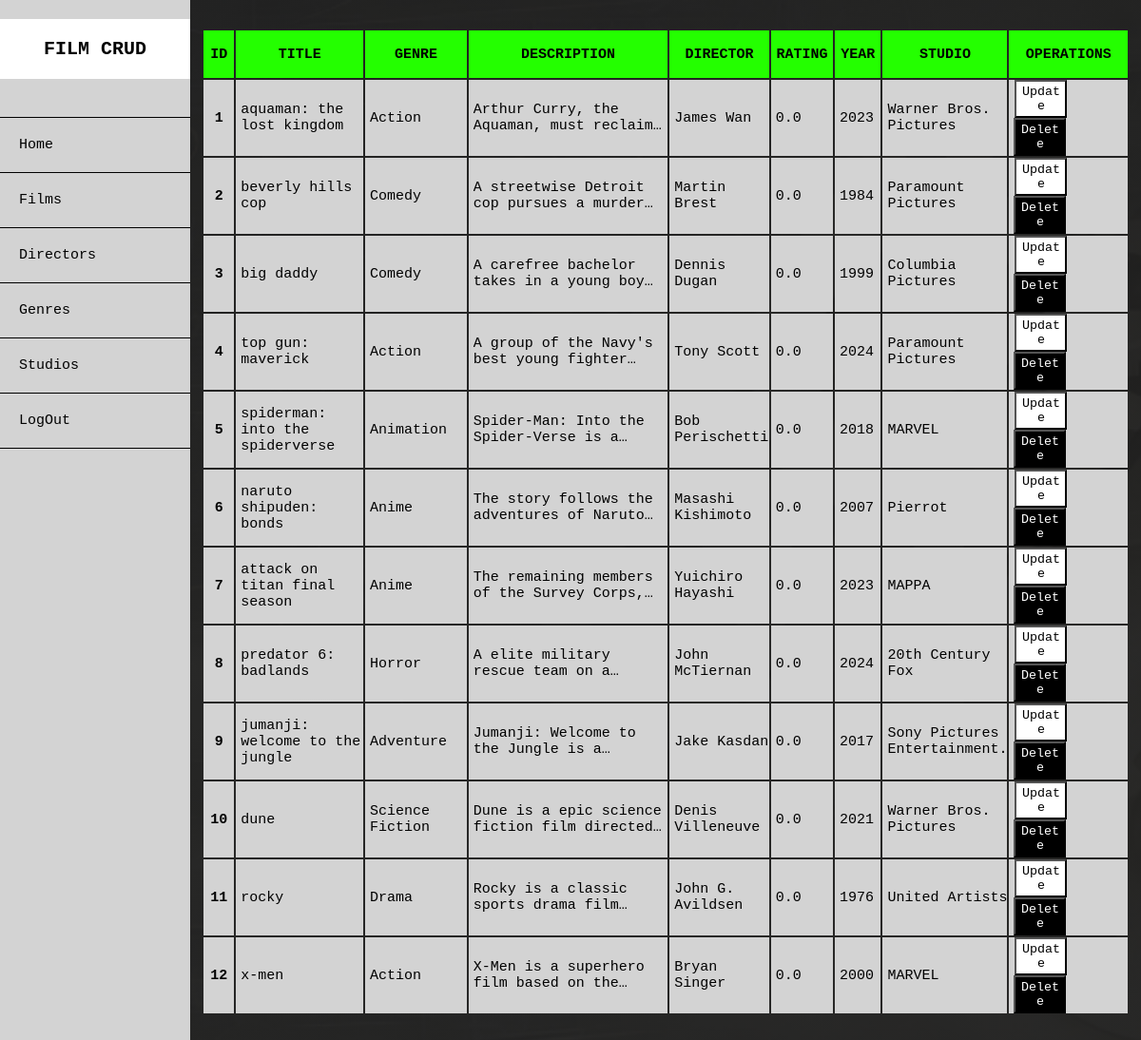
Page /php/admin/show_all_films.php on the committed database.
### tables this page shows
CREATE TABLE `films` (
  `id` int(10) UNSIGNED NOT NULL,
  `title` varchar(255) NOT NULL,
  `genre_id` int(10) UNSIGNED NOT NULL,
  `description` text NOT NULL,
  `director_id` int(10) UNSIGNED NOT NULL,
  `rating` decimal(3,1) NOT NULL,
  `year` year(4) NOT NULL,
  `studio_id` int(10) UNSIGNED NOT NULL,
  `poster` longblob NOT NULL,
  `video` varchar(255) NOT NULL,
  `updated_at` timestamp NOT NULL DEFAULT current_timestamp() ON UPDATE current_timestamp()
);

CREATE TABLE `genres` (
  `id` int(10) UNSIGNED NOT NULL,
  `name` varchar(255) NOT NULL,
  `description` text NOT NULL
);

CREATE TABLE `directors` (
  `id` int(10) UNSIGNED NOT NULL,
  `name` varchar(255) NOT NULL,
  `bio` text NOT NULL
);

CREATE TABLE `studios` (
  `id` int(10) UNSIGNED NOT NULL,
  `name` varchar(255) NOT NULL,
  `country` varchar(255) NOT NULL
);

### php/admin/show_all_films.php (the view, shortened to what this page needs)
<?php
include '../includes/db_connection.php';
 ?>
<!doctype html>
<html lang="en">
  <head>
    <link rel="stylesheet" href="../../css/admin/show_all_films.css">
    <link rel="stylesheet" href="https://cdnjs.cloudflare.com/ajax/libs/font-awesome/6.5.1/css/all.min.css" />
  </head>
  <body>
<div class="sidenav">
  <header>
    <nav>
      <h1>FILM CRUD</h1>
      <a href='adminhome.php' class="hmm">Home</a>
      <div class="dropdown">
        <a href="">Films</a>
      </div>
      <div class="dropdown">
        <a href="show_all_directors.php">Directors</a>
      </div>
      <div class="dropdown">
        <a href="show_all_genres.php">Genres</a>
      </div>
      <div class="dropdown">
        <a href="show_all_studios.php">Studios</a>
      </div>
</nav>
</header>
<a class="logout" href="logout.php">LogOut</a>
</div>
  <div class="main">
  <div class="bbtcontainer">
  <table class="tbl">
    <tr class="tblh">
      <th class='aa'>ID</th>
      <th class='bb'>TITLE</th>
      <th class='cc'>GENRE</th>
      <th class='dd'>DESCRIPTION</th>
      <th class='ee'>DIRECTOR</th>
      <th class='ff'>RATING</th>
      <th class='gg'>YEAR</th>
      <th class='hh'>STUDIO</th>
      <th class='oppp'>OPERATIONS</th>
    </tr>
  <?php
  $sql = "SELECT f.id, f.title, g.name AS genre, f.description, d.name AS director, f.rating, f.year, s.name AS studio
          FROM films f
          JOIN genres g ON f.genre_id = g.id
          JOIN directors d ON f.director_id = d.id
          JOIN studios s ON f.studio_id = s.id";
  $result = mysqli_query($conn, $sql);
  if ($result) {
    while ($row = mysqli_fetch_assoc($result)) {
      $id = $row['id'];
      $title = $row['title'];
      $genre_id = $row['genre'];
      $description = $row['description'];
      $desLines = explode("\n", $description);
      $hasMore = count($desLines) > 2;
      $director_id = $row['director'];
      $rating = $row['rating'];
      $year = $row['year'];
      $studio_id = $row['studio'];
      echo '<tr class="tblrcolor">
              <th scope="row">' . $id . '</th>
              <td>' . $title . '</td>
              <td>' . $genre_id . '</td>
              <td>
              <div class="bio-truncate ' . ($hasMore ? 'has-more' : '') . '">' . $description . '</div>
              <div class="bio-full">' . $description . '</div>
              </td>
              <td>' . $director_id . '</td>
              <td>' . $rating . '</td>
              <td>' . $year . '</td>
              <td>' . $studio_id . '</td>
              <td>
              <a href="film_update.php? updateid='.$id.'"><button class="upd">Update</button></a>
              <a href="film_delete.php? deleteid='.$id.'"><button class="del">Delete</button></a>
              </td>
            </tr>';
  }
  } else {
      echo "Error executing the query: " . mysqli_error($conn);
  }
  ?>
  </table>
  </div>
</div>
  </body>
</html>

### css/admin/show_all_films.css (style rules this page uses)
* { margin: 0; padding: 0; font-family: 'Montserrat', sans-serif; box-sizing: border-box; }
.sidenav { height: 100%; width: 250px; position: fixed; z-index: 1; top: 0; left: 0; background-color: lightgray; overflow-x: hidden; padding-top: 20px; }
.sidenav h1 { font-family: monospace; text-align: center; font-size: 25px; margin-bottom: 55px; background-color: rgb(255, 255, 255); color: #000000; padding: 20px; }
.sidenav a { padding: 20px ; text-decoration: none; font-size: 18px; color: #000000; display: block; font-family: monospace; transition: all 0.3s ease 0s; border-bottom: 1px solid black; }
.hmm { border-top: 1px solid black; }
.main { margin-left: 250px; padding: 0px 10px; }
.dropdown { position: relative; display: block; }
html { scroll-behavior: smooth; }
.bbtcontainer { display: flex; align-items: center; justify-content: center; margin-top: 30px; padding: 0px 10px 28px 10px; }
.tbl { width: 100%; max-width: 1280px; table-layout: fixed; word-wrap: break-word; margin: 0 auto; }
.tblh { background-color: rgb(36, 255, 0); color: rgb(0, 0, 0); }
.tblrcolor { background: lightgrey; }
th { font-size: 17px; font-family: monospace; height: 60px; }
.aa { width: 45px; }
.bb { width: 160px; }
.cc { width: 125px; }
.dd { width: 263px; }
.ee { width: 105px; }
.ff { width: 75px; }
.gg { width: 55px; }
.hh { width: 125px; }
.oppp { width: 155px; }
td { font-family: monospace; font-size: 17px; padding-left: 5px; }
tr { transition: all 0.3s ease 0s; }
.upd { font-family: monospace; background-color: rgb(255, 255, 255); padding: 10px; color: rgb(0, 0, 0); width: 72px; }
.del { font-family: monospace; background-color: rgb(0, 0, 0); padding: 10px; color: white; width: 72px; }
body { min-height: 100vh; margin-bottom: 0; display: flex; flex-direction: column; background-image: linear-gradient( rgba(41,41,41,0.6),rgba(41,41,41,0.6)),url('../../img/random/admin.png'); background-position: center; background-size: cover; background-repeat: no-repeat; }
.bio-truncate { display: -webkit-box; -webkit-line-clamp: 2; -webkit-box-orient: vertical; overflow: hidden; text-overflow: ellipsis; font-family: monospace; font-size: 17px; }
.bio-truncate:not(.has-more) { text-overflow: initial; }
@media (max-width: 1350px) { .sidenav { width: 200px; } }
@media (max-width: 1350px) { .sidenav h1 { font-size: 20px; margin-bottom: 40px; padding: 20px; } }
@media (max-width: 1350px) { .sidenav a { padding: 20px; font-size: 15px; } }
@media (max-width: 1350px) { .main { margin-left: 200px; } }
@media (max-width: 1350px) { .bbtcontainer { padding: 0px 2px 28px 2px; } }
@media (max-width: 1350px) { .tbl { table-layout:unset; } }
@media (max-width: 1350px) { th { height: 50px; font-size: 15px; } }
@media (max-width: 1350px) { .bio-truncate { font-size: 15px; } }
@media (max-width: 1350px) { td { font-size: 15px; } }
@media (max-width: 1350px) { .upd { width: 55px; height: 40px; padding: 3px; margin-left: 1px; } }
@media (max-width: 1350px) { .del { width: 55px; height: 40px; padding: 3px; } }

### rows in the picture
films: id "1", title "aquaman: the lost kingdom", genre.name "Action", description "Arthur Curry, the Aquaman, must…", director.name "James Wan", rating "0.0", year "2023", studio.name "Warner Bros. Pictures"
films: id "2", title "beverly hills cop", genre.name "Comedy", description "A streetwise Detroit cop pursues a…", director.name "Martin Brest", rating "0.0", year "1984", studio.name "Paramount Pictures"
films: id "3", title "big daddy", genre.name "Comedy", description "A carefree bachelor takes in a young…", director.name "Dennis Dugan", rating "0.0", year "1999", studio.name "Columbia Pictures"
films: id "4", title "top gun: maverick", genre.name "Action", description "A group of the Navy's best young…", director.name "Tony Scott", rating "0.0", year "2024", studio.name "Paramount Pictures"
films: id "5", title "spiderman: into the spiderverse", genre.name "Animation", description "Spider-Man: Into the Spider-Verse is…", director.name "Bob Perischetti", rating "0.0", year "2018", studio.name "MARVEL"
films: id "6", title "naruto shipuden: bonds", genre.name "Anime", description "The story follows the adventures of…", director.name "Masashi Kishimoto", rating "0.0", year "2007", studio.name "Pierrot"
films: id "7", title "attack on titan final season", genre.name "Anime", description "The remaining members of the Survey…", director.name "Yuichiro Hayashi", rating "0.0", year "2023", studio.name "MAPPA"
films: id "8", title "predator 6: badlands", genre.name "Horror", description "A elite military rescue team on…", director.name "John McTiernan", rating "0.0", year "2024", studio.name "20th Century Fox"
films: id "9", title "jumanji: welcome to the jungle", genre.name "Adventure", description "Jumanji: Welcome to the Jungle is…", director.name "Jake Kasdan", rating "0.0", year "2017", studio.name "Sony Pictures Entertainment."
films: id "10", title "dune", genre.name "Science Fiction", description "Dune is a epic science fiction film…", director.name "Denis Villeneuve", rating "0.0", year "2021", studio.name "Warner Bros. Pictures"
films: id "11", title "rocky", genre.name "Drama", description "Rocky is a classic sports drama…", director.name "John G. Avildsen", rating "0.0", year "1976", studio.name "United Artists"
films: id "12", title "x-men", genre.name "Action", description "X-Men is a superhero film based on…", director.name "Bryan Singer", rating "0.0", year "2000", studio.name "MARVEL"
